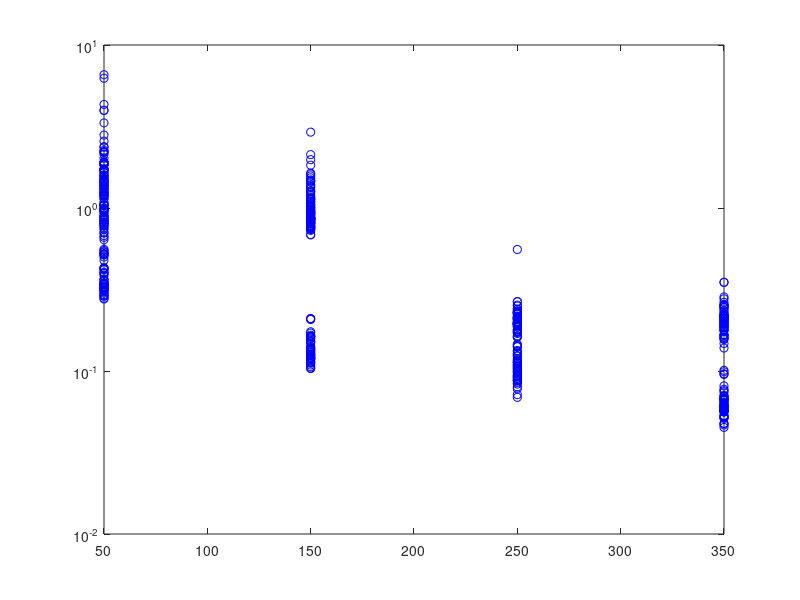

This chart was generated by the following MATLAB code: (Note: this script raises an error after producing the figure.)
%%%%%%%%%%%%%%%%%%%%%%%%%%%%%%%%%%%%%%%%%%%%%%%%%%%%%%%%%%%%%%%%%%%%%%%%%%%
%Making the plots of Fluorescence normalized to laser power as a function
%of depth for the targeted and untargeted GCaMPs
%Joey Broussard
%Tian Lab, UC Davis
%03/15/2017
%
%Structure of variables:
%   col 1: date identifier
%   col 2: binned depth, 0<=d<100, 100<=d<200, etc.
%   col 3: depth per file name
%   col 4: laser power per file name
%   col 5-end: average F from ROIs from brightest image features
%
%Makes plots and analyses:
%   1 - figures with normalized fluorescence as a function of depth
%   2 - ANCOVA to compare the difference in fluorescence profiles as a
%       function of depth
%%%%%%%%%%%%%%%%%%%%%%%%%%%%%%%%%%%%%%%%%%%%%%%%%%%%%%%%%%%%%%%%%%%%%%%%%%%

clear all
close all

%open data
load('normFvalues080817.mat')

%Plotting normalized F as a function of depth
nConst = 2;
for iConst = 1:nConst
    %Select the martrix for this construct
    if iConst==1
        thisMat = G6s_values;
    else
        thisMat = GAP_values;
    end
    
    %Get unique depth vector for averaging purposes
    uniqueDepth = unique(thisMat(:,2));
    nDepth = length(uniqueDepth);
    nPoints = size(thisMat(:,5:end),2);
    
    %Loop over the depth values to average and make a new vector with error
    %bars, etc.
    %Receiving variables
    for iDepth = 1:nDepth
        %get correct rows containing data for each depth
        goodIdx = thisMat(:,2)==uniqueDepth(iDepth);
        
        %Prep data for averaging/error
        thisNormF_prep = thisMat(goodIdx,5:end)./repmat(thisMat(goodIdx,4),1,nPoints).^2;
        
        %Get mean and SEM calculating denominator as number of sessions
        thisNormF(iDepth) = mean(thisNormF_prep(:));
        thisNormSEM(iDepth) = std(thisNormF_prep(:))/sqrt(sum(goodIdx));
    end%iDepth
    
    %Output to appropriate variable
    if iConst==1
        G6s_normF = thisNormF;
        G6s_SEM = thisNormSEM;
        G6s_depth = uniqueDepth;
    else
        GAP_normF = thisNormF;
        GAP_SEM = thisNormSEM;
        GAP_depth = uniqueDepth;
    end%iConst
    
end%iConst

%Doing a log-linear regression to the F0 data
%Make and re-shape the data to vectors
G6s_depth_all = repmat(G6s_values(:,2),1,nPoints);
G6s_normF_all = G6s_values(:,5:end)./repmat(G6s_values(:,4),1,nPoints).^2;
G6s_x = [ones(length(G6s_depth_all(:)),1),G6s_depth_all(:)];
G6s_y = log10(G6s_normF_all(:));
GAP_depth_all = repmat(GAP_values(:,2),1,nPoints);
GAP_normF_all = GAP_values(:,5:end)./repmat(GAP_values(:,4),1,nPoints).^2;
GAP_x = [ones(length(GAP_depth_all(:)),1),GAP_depth_all(:)];
GAP_y = log10(GAP_normF_all(:));
%Do regressions
c_G6s = G6s_x\G6s_y;
c_GAP = GAP_x\GAP_y;
yHat_G6s = G6s_x*c_G6s;
yHat_GAP = GAP_x*c_GAP;

%Make the plots
%G6s
figure;
%datapoints
h1 = plot(G6s_values(:,2),...
    G6s_values(:,5:end)./repmat(G6s_values(:,4),1,nPoints).^2,'bo');
set(gca,'Yscale','log')
%Population summaries
hold on;h2 = errorbar(G6s_depth,G6s_normF,G6s_SEM,...
    'LineStyle','None',...
    'Marker','o',...
    'Color',[0,0,0.5]);
%Linear regressions
axis([0 500 0.01 100])
xlims = xlim;
h3 = plot(xlims,10.^([1,xlims(1);1,xlims(2)]*c_G6s),'b');
%legend and pretty
legend([h1(1),h2,h3],'Binned values','Bin means','Log-linear fit')
box off
grid on

%GAP
figure;
%datapoints
h4 = plot(GAP_values(:,2),...
    GAP_values(:,5:end)./repmat(GAP_values(:,4),1,nPoints).^2,'ro');
set(gca,'Yscale','log')
%Population summaries
hold on;h5 = errorbar(GAP_depth,GAP_normF,GAP_SEM,...
    'LineStyle','None',...
    'Marker','o',...
    'Color',[0.5,0,0]);
%Linear regressions
xlims = xlim;
h6 = plot(xlims,10.^([1,xlims(1);1,xlims(2)]*c_GAP),'r');
axis([0 500 0.01 100])
%legend and pretty
legend([h4(1),h5,h6],'Binned values','Bin means','Log-linear fit')
box off
grid on

%Stats - Ancova on the log-transformed data
%Setting up the data for use in the aoctool
x = [G6s_x(:,2);GAP_x(:,2)];
y = [G6s_y;GAP_y];
g = [repmat({'G6s'},[length(G6s_y),1]);repmat({'GAP'},[length(GAP_y),1])];
%Run stats
aoctool(x,y,g)